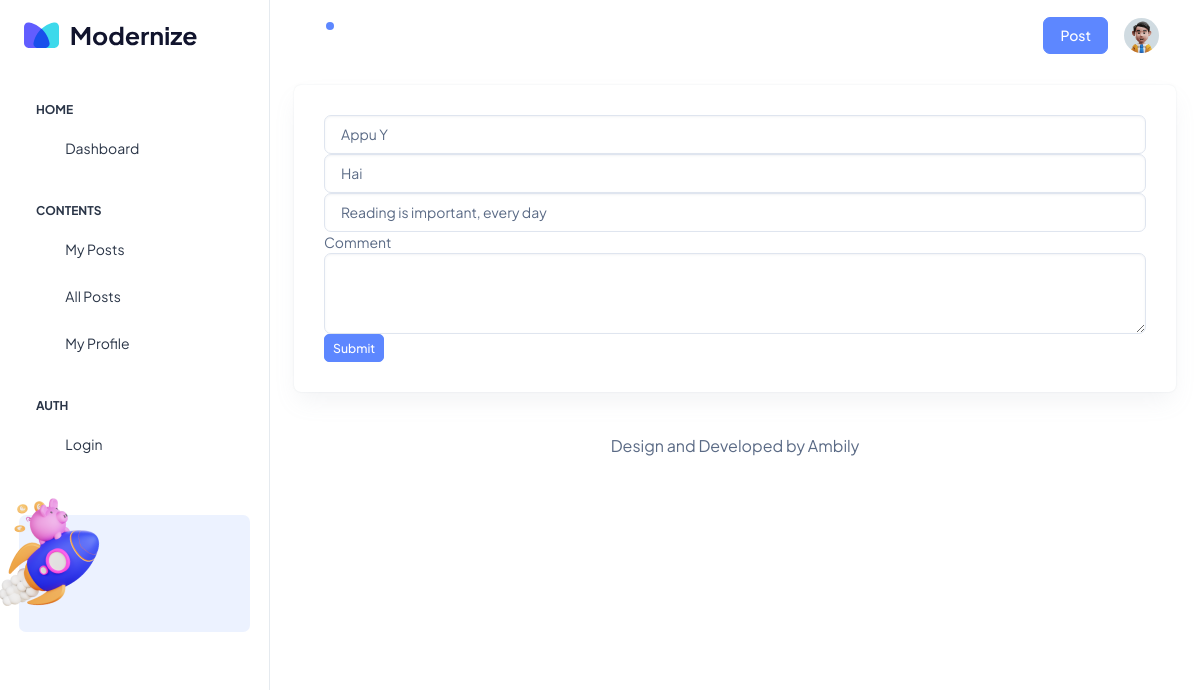
The page /postcomment/1 (signed in) on the database its author committed.
### userapp/models.py (models this page shows, shortened)
class UserProfile(models.Model):
    username = models.CharField(max_length=200)
    firstname = models.CharField(max_length=200)
    lastname = models.CharField(max_length=200)
    email = models.CharField(max_length=300)
    contactno = models.IntegerField()
    password = models.CharField(max_length=200)
    confpassword = models.CharField(max_length=200)

class UserPosts(models.Model):
    username = models.CharField(max_length=100,null=True)
    title = models.CharField(max_length=100, null=True)
    image = models.ImageField(upload_to='post.media')
    content = models.CharField(max_length=500)

### userapp/views.py (the view, shortened to what this page needs)
# urls.py: path("postcomment/<int:alluserposts_id>", views.userpostcomment, name='postcomments'),
def userpostcomment(request,alluserposts_id):
    user_name = request.session['username']
    userposts = UserPosts.objects.get(id=alluserposts_id)
    userdetails= UserProfile.objects.get(username=user_name)
    postpersondetails=UserProfile.objects.get(username=userposts.username)
    blogcomment = BlogComment()
    return render(request,'user/postcomments.html',{'userdetails':userdetails,'userposts':userposts,'postpersondetails':postpersondetails})

### templates/user/postcomments.html (shortened to what this page needs)
{% extends 'user/base1.html' %}
{% load static %}
{% block content %}
<form action="" method="post">
   <div class="form-group">
    <input class="form-control" type="text" id="name" value="{{postpersondetails.firstname}} {{postpersondetails.lastname}}" readonly >
  </div>
   <div class="form-group">
    <input class="form-control" type="text" id="title" value="{{userposts.title}}" readonly >
  </div>
     <div class="form-group">
    <input class="form-control" type="text" id="content" value="{{userposts.content}}" readonly >
  </div>
  <div class="form-group">
    <label for="comment">Comment</label>
    <textarea class="form-control" id="comment" name="comment" rows="3"></textarea>
  </div>
  <div class="form-group">
      <input type="submit" class="btn btn-primary btn-sm" value="Submit" onclick="">
  </div>
</form>
{% endblock %}

### rows shown on the page
UserProfile: firstname "Appu Y"
UserPosts: title "Hai", content "Reading is important, every day"
